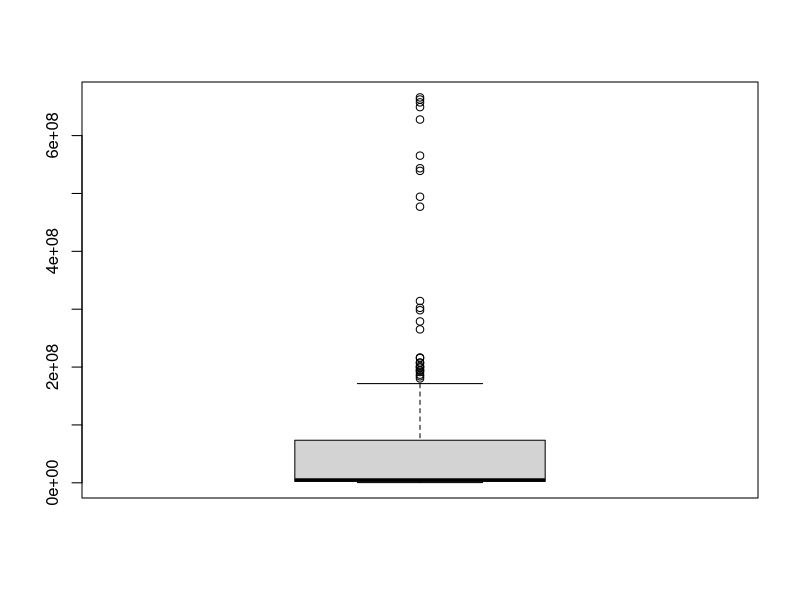
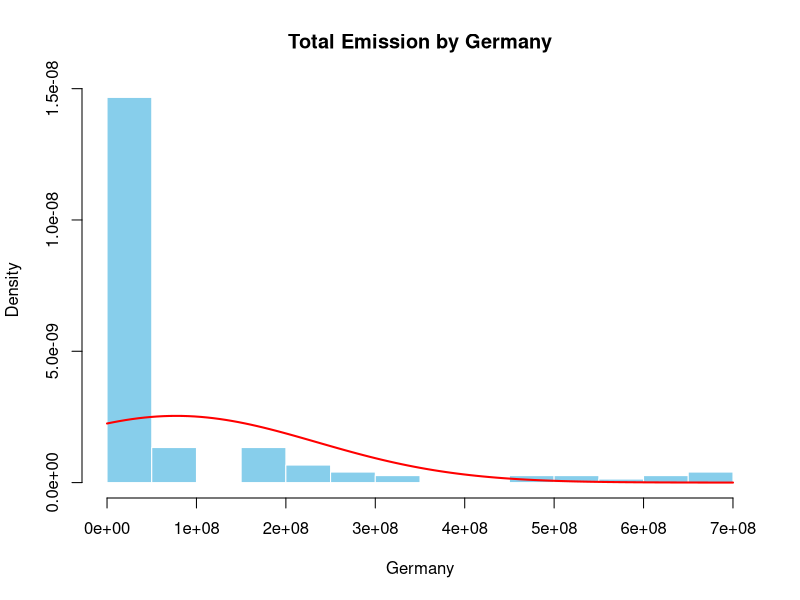
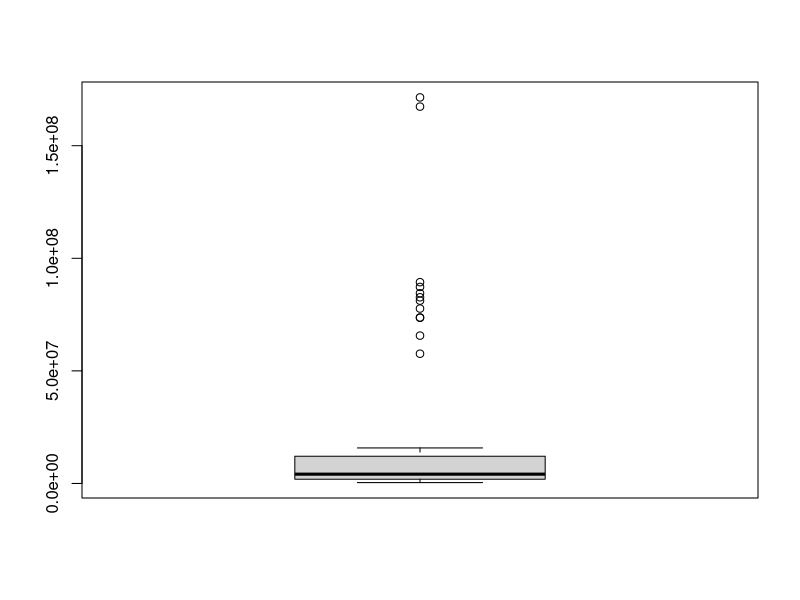
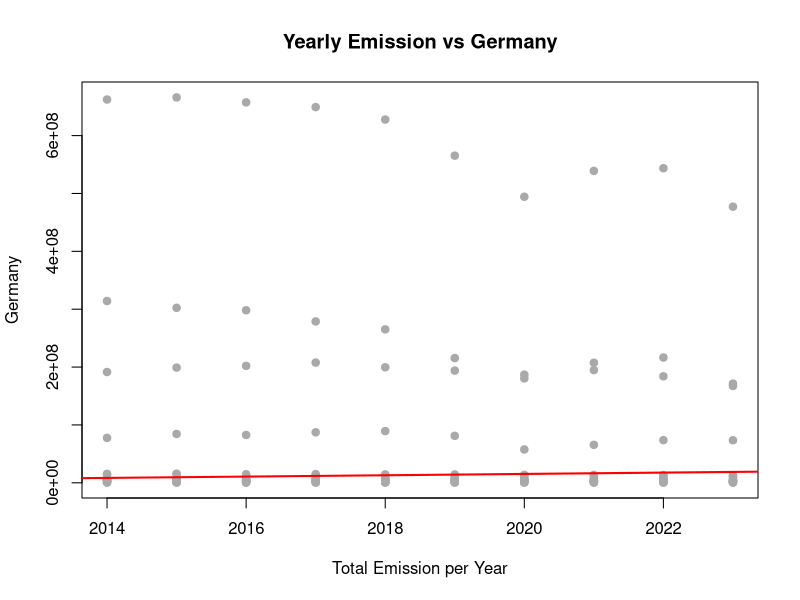
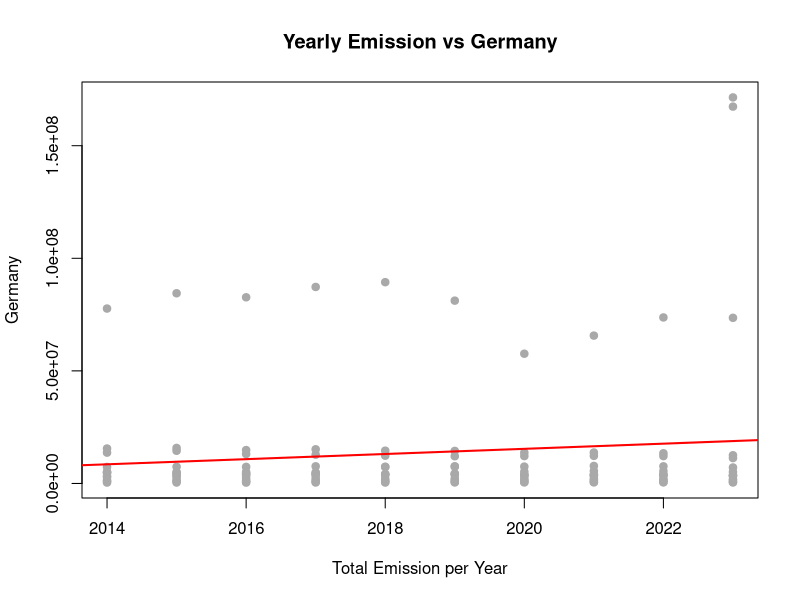
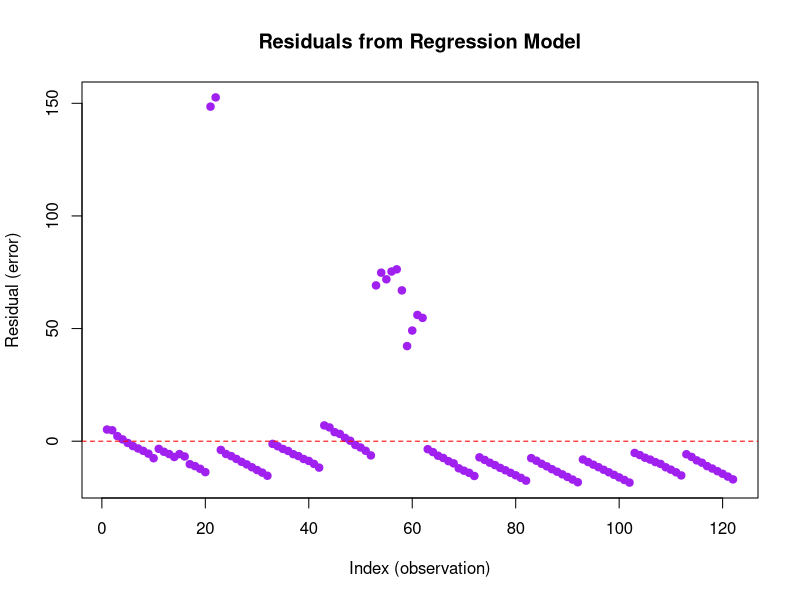

Here is the R script that generated these plots, in order:
## ---- chunk 1
library(tidyverse)

# Load your cleaned dataset

data = read_csv("data/processed/cleaned_data.csv")
# Quick structure check
glimpse(data)
## ---- chunk 2
head(data)
## ---- chunk 3
# Summaries
summary(data$Germany)
sd(data$Germany, na.rm = TRUE)
IQR(data$Germany, na.rm = TRUE)

summary(data$Year)
sd(data$Year, na.rm = TRUE)
IQR(data$Year, na.rm = TRUE)


## ---- chunk 4
boxplot(data$Germany)
## ---- chunk 5
# Histogram and normal curve for variable 1
hist(data$Germany, breaks = 15, prob = TRUE,
main = "Total Emission by Germany", xlab = "Germany", col = "skyblue",
border = "white")
curve(dnorm(x, mean(data$Germany), sd(data$Germany)),
add = TRUE, col = "red", lwd = 2)

## ---- chunk 6
Q1 <- quantile(data$Germany, 0.25)
Q3 <- quantile(data$Germany,0.75)
IQR <- Q3 - Q1

lower_bound <- Q1 - 1.5* IQR
upper_bound <- Q3 + 1.5 * IQR

data_no_outliers <- subset(data,Germany >= lower_bound & Germany <= upper_bound)
## ---- chunk 7
boxplot(data_no_outliers$Germany)
## ---- chunk 8
cor(data)
## ---- chunk 9
# create a model using lm and provide summary
model <- lm(Germany ~ Year, data = data)
# Inspect key results
summary(model)


## ---- chunk 10
model <- lm(Germany ~ Year, data = data_no_outliers)
# Inspect key results
summary(model)
## ---- chunk 11
plot(data$Year, data$Germany,
xlab = "Total Emission per Year", ylab = "Germany",
main = "Yearly Emission vs Germany", pch = 19, col = "darkgrey")
abline(model, col = "red", lwd = 2)
## ---- chunk 12
plot(data_no_outliers$Year, data_no_outliers$Germany,
xlab = "Total Emission per Year", ylab = "Germany",
main = "Yearly Emission vs Germany", pch = 19, col = "darkgrey")
abline(model, col = "red", lwd = 2)
## ---- chunk 13
coef(model)
## ---- chunk 14
# Plot the residuals including abline
plot(model$residuals/1e6,
main = "Residuals from Regression Model",
ylab = "Residual (error)",
xlab = "Index (observation)",
col = "purple", pch = 19)
abline(h = 0, col = "red", lty = 2)
